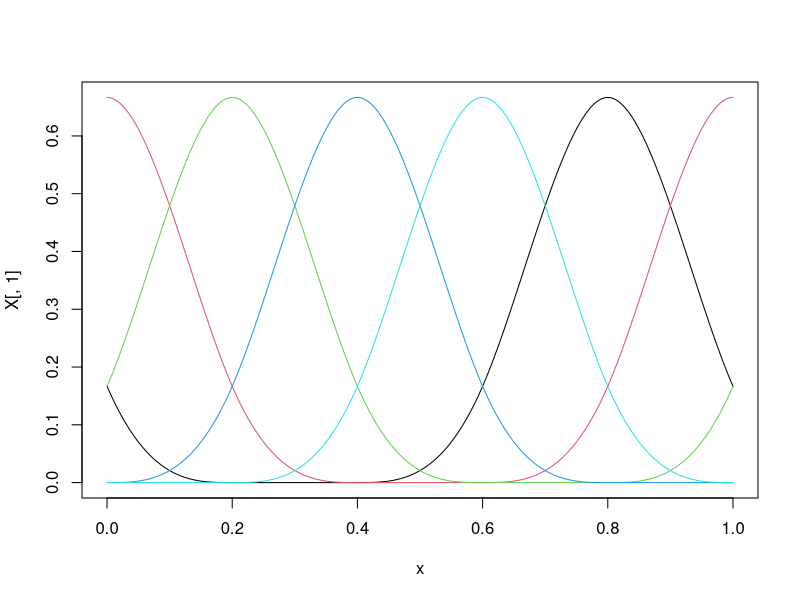
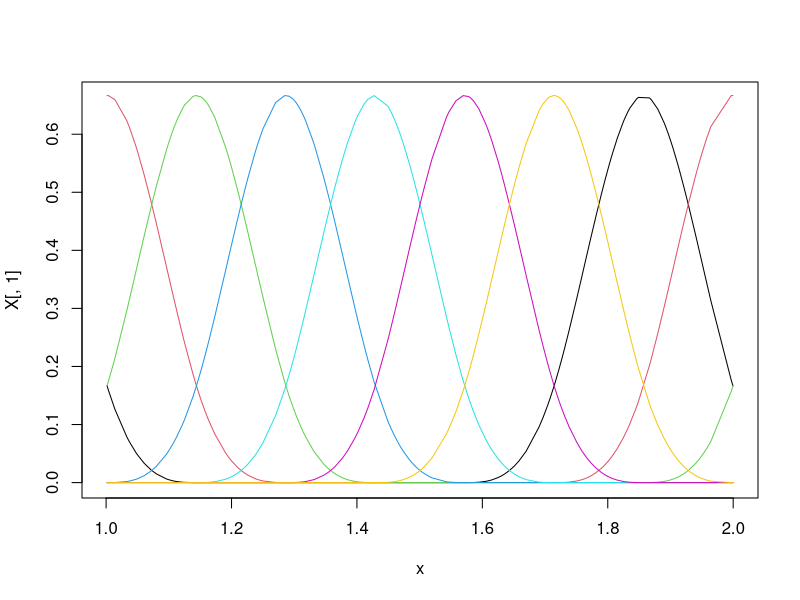

These figures' R source, in order:
library(mgcv)


### Name: cSplineDes
### Title: Evaluate cyclic B spline basis
### Aliases: cSplineDes
### Keywords: models smooth regression

### ** Examples

 require(mgcv)
 ## create some x's and knots...
 n <- 200
 x <- 0:(n-1)/(n-1);k<- 0:5/5
 X <- cSplineDes(x,k) ## cyclic spline design matrix
 ## plot evaluated basis functions...
 plot(x,X[,1],type="l"); for (i in 2:5) lines(x,X[,i],col=i)
 ## check that the ends match up....
 ee <- X[1,]-X[n,];ee 
 tol <- .Machine$double.eps^.75
 if (all.equal(ee,ee*0,tolerance=tol)!=TRUE) 
   stop("cyclic spline ends don't match!")
 
 ## similar with uneven data spacing...
 x <- sort(runif(n)) + 1 ## sorting just makes end checking easy
 k <- seq(min(x),max(x),length=8) ## create knots
 X <- cSplineDes(x,k) ## get cyclic spline model matrix  
 plot(x,X[,1],type="l"); for (i in 2:ncol(X)) lines(x,X[,i],col=i)
 ee <- X[1,]-X[n,];ee ## do ends match??
 tol <- .Machine$double.eps^.75
 if (all.equal(ee,ee*0,tolerance=tol)!=TRUE) 
   stop("cyclic spline ends don't match!")
